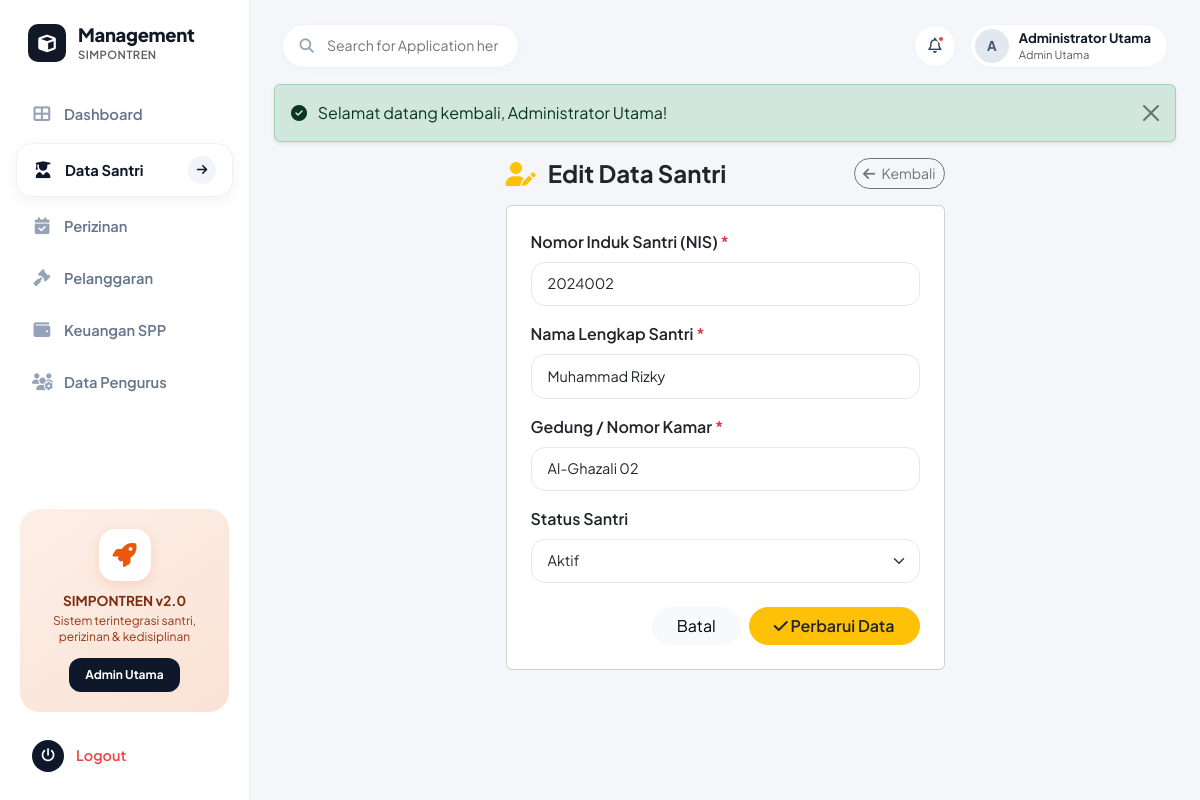
Page /modules/santri/edit.php?id=2 (signed in) on the committed database.
### tables this page shows
CREATE TABLE IF NOT EXISTS `santri` (
  `id` INT AUTO_INCREMENT PRIMARY KEY,
  `nis` VARCHAR(20) NOT NULL UNIQUE,
  `nama` VARCHAR(100) NOT NULL,
  `kamar` VARCHAR(50) NOT NULL,
  `status` ENUM('Aktif', 'Alumni', 'Non-Aktif') NOT NULL DEFAULT 'Aktif',
  `created_at` TIMESTAMP DEFAULT CURRENT_TIMESTAMP
);

### modules/santri/edit.php (the view, shortened to what this page needs)
<?php
require_once __DIR__ . '/../../config/database.php';
require_once __DIR__ . '/../../includes/auth_check.php';
$id = intval($_GET['id'] ?? 0);
$stmt = $pdo->prepare("SELECT * FROM santri WHERE id = :id LIMIT 1");
$stmt->execute(['id' => $id]);
$santri = $stmt->fetch();
$nis   = $santri['nis'];
$nama  = $santri['nama'];
$kamar = $santri['kamar'];
$status= $santri['status'];
require_once __DIR__ . '/../../includes/header.php';
?>
<div class="row justify-content-center">
  <div class="col-12 col-md-8 col-lg-6">
    <div class="d-flex align-items-center justify-content-between mb-3">
      <h4 class="fw-bold text-dark mb-0"><i class="fas fa-user-edit text-warning me-2"></i> Edit Data Santri</h4>
      <a href="<?= base_url('modules/santri/index.php') ?>" class="btn btn-outline-secondary btn-sm rounded-pill">
        <i class="fas fa-arrow-left me-1"></i> Kembali
      </a>
    </div>
    <div class="card card-custom">
      <div class="card-body p-4">
        <form action="" method="POST">
          <div class="mb-3">
            <label for="nis" class="form-label fw-semibold">Nomor Induk Santri (NIS) <span class="text-danger">*</span></label>
            <input type="text" class="form-control" id="nis" name="nis" value="<?= htmlspecialchars($nis) ?>" required>
          </div>
          <div class="mb-3">
            <label for="nama" class="form-label fw-semibold">Nama Lengkap Santri <span class="text-danger">*</span></label>
            <input type="text" class="form-control" id="nama" name="nama" value="<?= htmlspecialchars($nama) ?>" required>
          </div>
          <div class="mb-3">
            <label for="kamar" class="form-label fw-semibold">Gedung / Nomor Kamar <span class="text-danger">*</span></label>
            <input type="text" class="form-control" id="kamar" name="kamar" value="<?= htmlspecialchars($kamar) ?>" required>
          </div>
          <div class="mb-4">
            <label for="status" class="form-label fw-semibold">Status Santri</label>
            <select class="form-select" id="status" name="status">
              <option value="Aktif" <?= $status == 'Aktif' ? 'selected' : '' ?>>Aktif</option>
            </select>
          </div>
          <div class="d-flex justify-content-end gap-2">
            <a href="<?= base_url('modules/santri/index.php') ?>" class="btn btn-light rounded-pill px-4">Batal</a>
            <button type="submit" class="btn btn-warning text-dark rounded-pill px-4 fw-semibold">
              <i class="fas fa-check me-1.5"></i> Perbarui Data
            </button>
          </div>
        </form>
      </div>
    </div>
  </div>
</div>
<?php require_once __DIR__ . '/../../includes/footer.php'; ?>

### assets/css/style.css (style rules this page uses)
:root { --app-bg: #f5f6fa; --sidebar-bg: #ffffff; --sidebar-width: 250px; --card-bg: #ffffff; --text-main: #1e293b; --text-muted: #8e9bb0; --primary-accent: #2c68f6; --sidebar-active-bg: #f3f4f8; --sidebar-active-dark: #1e2229; --border-subtle: #edf0f5; --card-radius: 24px; --badge-radius: 12px; --transition: all 0.25s cubic-bezier(0.4, 0, 0.2, 1); }
body { font-family: 'Plus Jakarta Sans', -apple-system, BlinkMacSystemFont, sans-serif; background-color: var(--app-bg); color: var(--text-main); overflow-x: hidden; margin: 0; padding: 0; }
.form-control, .form-select { border-radius: 14px; border: 1px solid #e2e8f0; padding: 0.65rem 1rem; font-size: 0.9rem; transition: var(--transition); }

### rows in the picture
santri: nis "2024002", nama "Muhammad Rizky", kamar "Al-Ghazali 02", status "Aktif"

### other values in the picture
$roleLabel "Admin Utama"
substr($userNama, 0, 1) "A"
$userNama "Administrator Utama"
$msg['text'] "Selamat datang kembali, Administrator Utama!"
